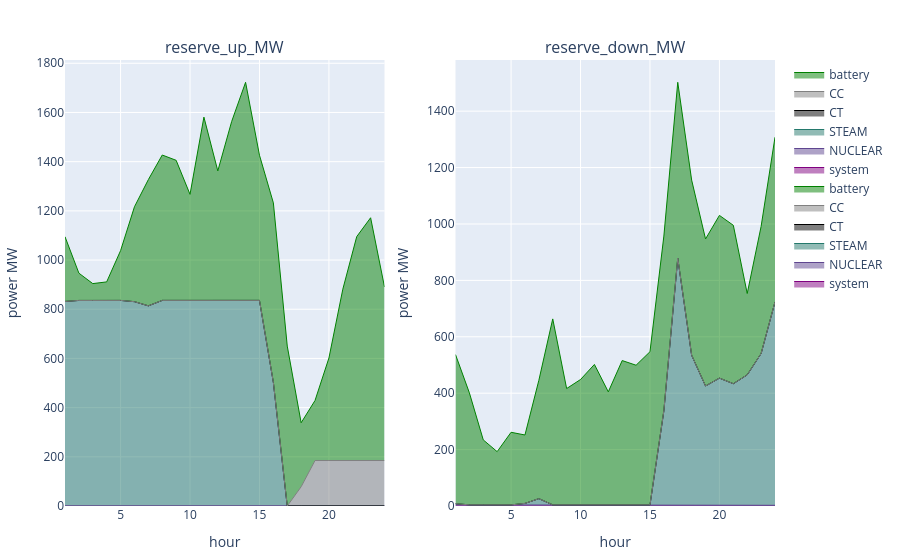

The cell this chart's notebook holds for it:
### Code cell
# p1 = plot_reserve_by_fieldy(reserve_uc_, :reserve_up_MW, :resource)
dissagregate_by_battery = false
if !dissagregate_by_battery
    p2 = plot_reserve(reserve_uc)
else
    p1 = plot_reserve_by_fieldy(s_uc.reserve[(s_uc.reserve.configuration .== config_) .&  (s_uc.reserve.day .== day_) .&  (s_uc.reserve.resource .== "battery"),:], :reserve_up_MW, :r_id)
    p2 = plot_reserve_by_fieldy(s_uc.reserve[(s_uc.reserve.configuration .== config_) .&  (s_uc.reserve.day .== day_) .&  (s_uc.reserve.resource .== "battery"),:], :reserve_down_MW, :r_id)
    [p1 p2]
end

### Figure 1 — Plotly figure (JSON) as saved in the notebook; plotly's stock layout.template omitted (floating-point values rounded to 4 significant figures)
{"data": [{"line": {"color": "purple", "shape": "line", "width": 1}, "mode": "lines", "name": "system", "stackgroup": 1, "type": "scatter", "x": [1, 2, 3, 4, 5, 6, 7, 8, 9, 10, 11, 12, 13, 14, 15, 16, 17, 18, 19, 20, 21, 22, 23, 24], "xaxis": "x1", "y": [null, null, null, null, null, null, null, null, null, null, null, null, null, null, null, null, null, null, null, null, null, null, null, null], "yaxis": "y1"}, {"line": {"color": "rgba(95, 70, 144, 1)", "shape": "line", "width": 1}, "mode": "lines", "name": "NUCLEAR", "stackgroup": 1, "type": "scatter", "x": [1, 2, 3, 4, 5, 6, 7, 8, 9, 10, 11, 12, 13, 14, 15, 16, 17, 18, 19, 20, 21, 22, 23, 24], "xaxis": "x1", "y": [3.831e-11, 3.831e-11, 3.831e-11, 3.831e-11, 3.831e-11, 3.831e-11, 3.831e-11, 3.831e-11, 3.831e-11, 3.831e-11, 3.831e-11, 3.831e-11, 3.831e-11, 3.831e-11, 3.831e-11, 3.554e-11, 3.012e-11, 2.866e-11, 2.867e-11, 3.012e-11, 3.012e-11, 3.012e-11, 3.012e-11, 3.012e-11], "yaxis": "y1"}, {"line": {"color": "rgba(36, 121, 108, 1)", "shape": "line", "width": 1}, "mode": "lines", "name": "STEAM", "stackgroup": 1, "type": "scatter", "x": [1, 2, 3, 4, 5, 6, 7, 8, 9, 10, 11, 12, 13, 14, 15, 16, 17, 18, 19, 20, 21, 22, 23, 24], "xaxis": "x1", "y": [831.7, 835.7, 835.7, 835.7, 835.8, 830.8, 813.8, 835.9, 835.7, 835.7, 835.7, 835.7, 835.9, 835.9, 836.0, 502.8, 1.853e-09, 1.338e-09, 1.34e-09, 1.854e-09, 1.852e-09, 1.853e-09, 1.862e-09, 1.852e-09], "yaxis": "y1"}, {"line": {"color": "black", "shape": "line", "width": 1}, "mode": "lines", "name": "CT", "stackgroup": 1, "type": "scatter", "x": [1, 2, 3, 4, 5, 6, 7, 8, 9, 10, 11, 12, 13, 14, 15, 16, 17, 18, 19, 20, 21, 22, 23, 24], "xaxis": "x1", "y": [0, 0, 0, 0, 0, 0, 0, 0, 0, 0, 0, 0, 0, 0, 0, 0, 0, 0, 0, 0, 0, 0, 0, 0], "yaxis": "y1"}, {"line": {"color": "grey", "shape": "line", "width": 1}, "mode": "lines", "name": "CC", "stackgroup": 1, "type": "scatter", "x": [1, 2, 3, 4, 5, 6, 7, 8, 9, 10, 11, 12, 13, 14, 15, 16, 17, 18, 19, 20, 21, 22, 23, 24], "xaxis": "x1", "y": [0, 0, 0, 0, 0, 0, 0, 0, 0, 0, 0, 0, 0, 0, 0, 0, 0, 78.27, 184.9, 184.9, 184.9, 184.9, 184.9, 184.9], "yaxis": "y1"}, {"line": {"color": "green", "shape": "line", "width": 1}, "mode": "lines", "name": "battery", "stackgroup": 1, "type": "scatter", "x": [1, 2, 3, 4, 5, 6, 7, 8, 9, 10, 11, 12, 13, 14, 15, 16, 17, 18, 19, 20, 21, 22, 23, 24], "xaxis": "x1", "y": [263.2, 111.0, 68.49, 75.41, 202.3, 385.8, 513.2, 591.1, 569.9, 431.5, 745.4, 526.6, 727.8, 886.7, 590.2, 729.6, 650.1, 260.1, 244.2, 416.9, 696.8, 910.4, 987.1, 705.7], "yaxis": "y1"}, {"line": {"color": "purple", "shape": "line", "width": 1}, "mode": "lines", "name": "system", "stackgroup": 1, "type": "scatter", "x": [1, 2, 3, 4, 5, 6, 7, 8, 9, 10, 11, 12, 13, 14, 15, 16, 17, 18, 19, 20, 21, 22, 23, 24], "xaxis": "x2", "y": [null, null, null, null, null, null, null, null, null, null, null, null, null, null, null, null, null, null, null, null, null, null, null, null], "yaxis": "y2"}, {"line": {"color": "rgba(95, 70, 144, 1)", "shape": "line", "width": 1}, "mode": "lines", "name": "NUCLEAR", "stackgroup": 1, "type": "scatter", "x": [1, 2, 3, 4, 5, 6, 7, 8, 9, 10, 11, 12, 13, 14, 15, 16, 17, 18, 19, 20, 21, 22, 23, 24], "xaxis": "x2", "y": [4.0, 4.0, 4.0, 4.0, 4.0, 4.0, 4.0, 4.0, 4.0, 4.0, 4.0, 4.0, 4.0, 4.0, 4.0, 4.0, 3.643, 2.164, 2.228, 2.278, 2.701, 2.7, 2.494, 2.489], "yaxis": "y2"}, {"line": {"color": "rgba(36, 121, 108, 1)", "shape": "line", "width": 1}, "mode": "lines", "name": "STEAM", "stackgroup": 1, "type": "scatter", "x": [1, 2, 3, 4, 5, 6, 7, 8, 9, 10, 11, 12, 13, 14, 15, 16, 17, 18, 19, 20, 21, 22, 23, 24], "xaxis": "x2", "y": [4.156, 0.07649, 0.06808, 0.06609, 0.05481, 5.169, 22.14, 0.07718, 0.07598, 0.08207, 0.07924, 0.09062, 0.07798, 0.08141, 0.07499, 333.8, 875.4, 532.5, 423.3, 451.1, 430.9, 462.4, 538.2, 721.0], "yaxis": "y2"}, {"line": {"color": "black", "shape": "line", "width": 1}, "mode": "lines", "name": "CT", "stackgroup": 1, "type": "scatter", "x": [1, 2, 3, 4, 5, 6, 7, 8, 9, 10, 11, 12, 13, 14, 15, 16, 17, 18, 19, 20, 21, 22, 23, 24], "xaxis": "x2", "y": [0, 0, 0, 0, 0, 0, 0, 0, 0, 0, 0, 0, 0, 0, 0, 0, 0, 0, 0, 0, 0, 0, 0, 0], "yaxis": "y2"}, {"line": {"color": "grey", "shape": "line", "width": 1}, "mode": "lines", "name": "CC", "stackgroup": 1, "type": "scatter", "x": [1, 2, 3, 4, 5, 6, 7, 8, 9, 10, 11, 12, 13, 14, 15, 16, 17, 18, 19, 20, 21, 22, 23, 24], "xaxis": "x2", "y": [0, 0, 0, 0, 0, 0, 0, 0, 0, 0, 0, 0, 0, 0, 0, 0, 0, 3.634e-10, 3.624e-10, 2.576e-10, 2.576e-10, 2.576e-10, 2.576e-10, 2.576e-10], "yaxis": "y2"}, {"line": {"color": "green", "shape": "line", "width": 1}, "mode": "lines", "name": "battery", "stackgroup": 1, "type": "scatter", "x": [1, 2, 3, 4, 5, 6, 7, 8, 9, 10, 11, 12, 13, 14, 15, 16, 17, 18, 19, 20, 21, 22, 23, 24], "xaxis": "x2", "y": [528.8, 397.0, 230.2, 188.6, 257.3, 242.6, 419.5, 659.3, 412.3, 444.4, 497.8, 400.7, 511.6, 495.1, 542.9, 619.4, 623.3, 620.9, 521.2, 577.0, 561.6, 288.4, 450.7, 584.1], "yaxis": "y2"}], "layout": {"annotations": [{"font": {"size": 16}, "showarrow": false, "text": "reserve_up_MW", "x": 0.225, "xanchor": "center", "xref": "paper", "y": 1, "yanchor": "bottom", "yref": "paper"}, {"font": {"size": 16}, "showarrow": false, "text": "reserve_down_MW", "x": 0.775, "xanchor": "center", "xref": "paper", "y": 1, "yanchor": "bottom", "yref": "paper"}], "margin": {"b": 50, "l": 50, "r": 50, "t": 60}, "xaxis1": {"anchor": "y1", "domain": [0, 0.45], "title": {"text": "hour"}}, "xaxis2": {"anchor": "y2", "domain": [0.55, 1], "title": {"text": "hour"}}, "yaxis1": {"anchor": "x1", "domain": [0, 1], "title": {"text": "power MW"}}, "yaxis2": {"anchor": "x2", "domain": [0, 1], "title": {"text": "power MW"}}}}
